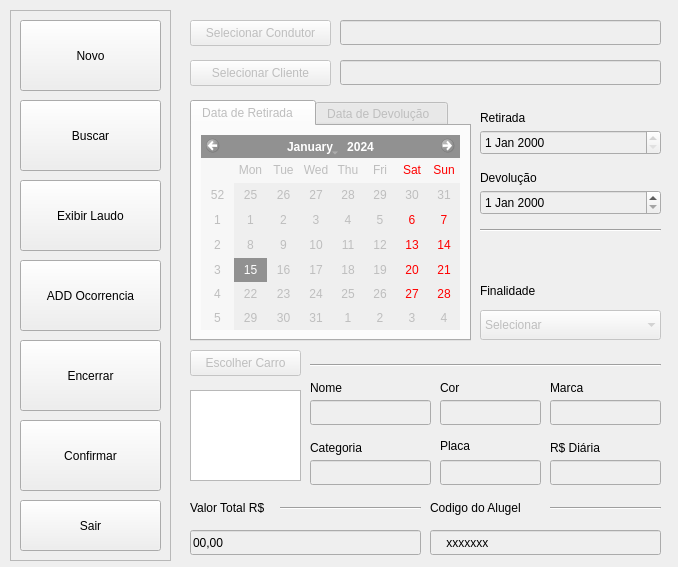
<?xml version="1.0" encoding="UTF-8"?>
<ui version="4.0">
 <class>MenuAluguel</class>
 <widget class="QDialog" name="MenuAluguel">
  <property name="geometry">
   <rect>
    <x>0</x>
    <y>0</y>
    <width>678</width>
    <height>567</height>
   </rect>
  </property>
  <property name="windowTitle">
   <string>Menu Alugar</string>
  </property>
  <widget class="QFrame" name="frame">
   <property name="geometry">
    <rect>
     <x>10</x>
     <y>10</y>
     <width>161</width>
     <height>551</height>
    </rect>
   </property>
   <property name="frameShape">
    <enum>QFrame::StyledPanel</enum>
   </property>
   <property name="frameShadow">
    <enum>QFrame::Raised</enum>
   </property>
   <widget class="QPushButton" name="botaoNovo">
    <property name="geometry">
     <rect>
      <x>10</x>
      <y>10</y>
      <width>141</width>
      <height>71</height>
     </rect>
    </property>
    <property name="focusPolicy">
     <enum>Qt::NoFocus</enum>
    </property>
    <property name="text">
     <string>Novo</string>
    </property>
   </widget>
   <widget class="QPushButton" name="botaoBuscar">
    <property name="geometry">
     <rect>
      <x>10</x>
      <y>90</y>
      <width>141</width>
      <height>71</height>
     </rect>
    </property>
    <property name="focusPolicy">
     <enum>Qt::NoFocus</enum>
    </property>
    <property name="text">
     <string>Buscar</string>
    </property>
   </widget>
   <widget class="QPushButton" name="botaoEncerrarAluguel">
    <property name="geometry">
     <rect>
      <x>10</x>
      <y>330</y>
      <width>141</width>
      <height>71</height>
     </rect>
    </property>
    <property name="focusPolicy">
     <enum>Qt::NoFocus</enum>
    </property>
    <property name="text">
     <string>Encerrar</string>
    </property>
   </widget>
   <widget class="QPushButton" name="botaoSair">
    <property name="geometry">
     <rect>
      <x>10</x>
      <y>490</y>
      <width>141</width>
      <height>51</height>
     </rect>
    </property>
    <property name="focusPolicy">
     <enum>Qt::NoFocus</enum>
    </property>
    <property name="text">
     <string>Sair</string>
    </property>
   </widget>
   <widget class="QPushButton" name="botaoComfirmar">
    <property name="geometry">
     <rect>
      <x>10</x>
      <y>410</y>
      <width>141</width>
      <height>71</height>
     </rect>
    </property>
    <property name="focusPolicy">
     <enum>Qt::NoFocus</enum>
    </property>
    <property name="text">
     <string>Confirmar</string>
    </property>
   </widget>
   <widget class="QPushButton" name="botaoLaudo">
    <property name="geometry">
     <rect>
      <x>10</x>
      <y>170</y>
      <width>141</width>
      <height>71</height>
     </rect>
    </property>
    <property name="focusPolicy">
     <enum>Qt::NoFocus</enum>
    </property>
    <property name="text">
     <string>Exibir Laudo</string>
    </property>
   </widget>
   <widget class="QPushButton" name="Ocorrencia">
    <property name="geometry">
     <rect>
      <x>10</x>
      <y>250</y>
      <width>141</width>
      <height>71</height>
     </rect>
    </property>
    <property name="focusPolicy">
     <enum>Qt::NoFocus</enum>
    </property>
    <property name="text">
     <string>ADD Ocorrencia</string>
    </property>
   </widget>
  </widget>
  <widget class="QLabel" name="label">
   <property name="geometry">
    <rect>
     <x>480</x>
     <y>280</y>
     <width>111</width>
     <height>21</height>
    </rect>
   </property>
   <property name="text">
    <string>Finalidade</string>
   </property>
  </widget>
  <widget class="QComboBox" name="comboBox_Finaldade">
   <property name="enabled">
    <bool>false</bool>
   </property>
   <property name="geometry">
    <rect>
     <x>480</x>
     <y>310</y>
     <width>181</width>
     <height>30</height>
    </rect>
   </property>
   <property name="frame">
    <bool>false</bool>
   </property>
   <item>
    <property name="text">
     <string>Selecionar</string>
    </property>
   </item>
   <item>
    <property name="text">
     <string>Pessoal</string>
    </property>
   </item>
   <item>
    <property name="text">
     <string>Trabalho</string>
    </property>
   </item>
  </widget>
  <widget class="QTabWidget" name="tabWidget">
   <property name="enabled">
    <bool>false</bool>
   </property>
   <property name="geometry">
    <rect>
     <x>190</x>
     <y>100</y>
     <width>281</width>
     <height>241</height>
    </rect>
   </property>
   <property name="currentIndex">
    <number>0</number>
   </property>
   <widget class="QWidget" name="tab">
    <attribute name="title">
     <string>Data de Retirada   </string>
    </attribute>
    <layout class="QHBoxLayout" name="horizontalLayout">
     <item>
      <widget class="QCalendarWidget" name="calendarWidget_Retirada"/>
     </item>
    </layout>
   </widget>
   <widget class="QWidget" name="tab_2">
    <attribute name="title">
     <string>Data de Devolução  </string>
    </attribute>
    <layout class="QHBoxLayout" name="horizontalLayout_2">
     <item>
      <widget class="QCalendarWidget" name="calendarWidget"/>
     </item>
    </layout>
   </widget>
  </widget>
  <widget class="QLabel" name="label_2">
   <property name="geometry">
    <rect>
     <x>480</x>
     <y>110</y>
     <width>61</width>
     <height>15</height>
    </rect>
   </property>
   <property name="text">
    <string>Retirada</string>
   </property>
  </widget>
  <widget class="QLabel" name="label_3">
   <property name="geometry">
    <rect>
     <x>480</x>
     <y>170</y>
     <width>91</width>
     <height>16</height>
    </rect>
   </property>
   <property name="text">
    <string>Devolução</string>
   </property>
  </widget>
  <widget class="QPushButton" name="pushButtonSelecionarCondutor">
   <property name="enabled">
    <bool>false</bool>
   </property>
   <property name="geometry">
    <rect>
     <x>190</x>
     <y>20</y>
     <width>141</width>
     <height>26</height>
    </rect>
   </property>
   <property name="focusPolicy">
    <enum>Qt::NoFocus</enum>
   </property>
   <property name="text">
    <string>Selecionar Condutor</string>
   </property>
  </widget>
  <widget class="QPushButton" name="pushButtonSelecionarCLiente">
   <property name="enabled">
    <bool>false</bool>
   </property>
   <property name="geometry">
    <rect>
     <x>190</x>
     <y>60</y>
     <width>141</width>
     <height>26</height>
    </rect>
   </property>
   <property name="focusPolicy">
    <enum>Qt::NoFocus</enum>
   </property>
   <property name="text">
    <string>Selecionar Cliente</string>
   </property>
  </widget>
  <widget class="QLineEdit" name="lineEdit_Condutor">
   <property name="enabled">
    <bool>false</bool>
   </property>
   <property name="geometry">
    <rect>
     <x>340</x>
     <y>20</y>
     <width>321</width>
     <height>25</height>
    </rect>
   </property>
   <property name="palette">
    <palette>
     <active>
      <colorrole role="Text">
       <brush brushstyle="SolidPattern">
        <color alpha="255">
         <red>44</red>
         <green>44</green>
         <blue>44</blue>
        </color>
       </brush>
      </colorrole>
     </active>
     <inactive>
      <colorrole role="Text">
       <brush brushstyle="SolidPattern">
        <color alpha="255">
         <red>44</red>
         <green>44</green>
         <blue>44</blue>
        </color>
       </brush>
      </colorrole>
     </inactive>
     <disabled>
      <colorrole role="Text">
       <brush brushstyle="SolidPattern">
        <color alpha="255">
         <red>0</red>
         <green>0</green>
         <blue>0</blue>
        </color>
       </brush>
      </colorrole>
     </disabled>
    </palette>
   </property>
  </widget>
  <widget class="QLineEdit" name="lineEdit_Cliente">
   <property name="enabled">
    <bool>false</bool>
   </property>
   <property name="geometry">
    <rect>
     <x>340</x>
     <y>60</y>
     <width>321</width>
     <height>25</height>
    </rect>
   </property>
   <property name="palette">
    <palette>
     <active>
      <colorrole role="Text">
       <brush brushstyle="SolidPattern">
        <color alpha="255">
         <red>44</red>
         <green>44</green>
         <blue>44</blue>
        </color>
       </brush>
      </colorrole>
     </active>
     <inactive>
      <colorrole role="Text">
       <brush brushstyle="SolidPattern">
        <color alpha="255">
         <red>44</red>
         <green>44</green>
         <blue>44</blue>
        </color>
       </brush>
      </colorrole>
     </inactive>
     <disabled>
      <colorrole role="Text">
       <brush brushstyle="SolidPattern">
        <color alpha="255">
         <red>0</red>
         <green>0</green>
         <blue>0</blue>
        </color>
       </brush>
      </colorrole>
     </disabled>
    </palette>
   </property>
  </widget>
  <widget class="QPushButton" name="pushButtonEcolherCarro">
   <property name="enabled">
    <bool>false</bool>
   </property>
   <property name="geometry">
    <rect>
     <x>190</x>
     <y>350</y>
     <width>111</width>
     <height>26</height>
    </rect>
   </property>
   <property name="focusPolicy">
    <enum>Qt::NoFocus</enum>
   </property>
   <property name="text">
    <string>Escolher Carro</string>
   </property>
  </widget>
  <widget class="QLineEdit" name="lineEditNomeCarro">
   <property name="enabled">
    <bool>false</bool>
   </property>
   <property name="geometry">
    <rect>
     <x>310</x>
     <y>400</y>
     <width>121</width>
     <height>25</height>
    </rect>
   </property>
   <property name="palette">
    <palette>
     <active>
      <colorrole role="Text">
       <brush brushstyle="SolidPattern">
        <color alpha="255">
         <red>44</red>
         <green>44</green>
         <blue>44</blue>
        </color>
       </brush>
      </colorrole>
     </active>
     <inactive>
      <colorrole role="Text">
       <brush brushstyle="SolidPattern">
        <color alpha="255">
         <red>44</red>
         <green>44</green>
         <blue>44</blue>
        </color>
       </brush>
      </colorrole>
     </inactive>
     <disabled>
      <colorrole role="Text">
       <brush brushstyle="SolidPattern">
        <color alpha="255">
         <red>0</red>
         <green>0</green>
         <blue>0</blue>
        </color>
       </brush>
      </colorrole>
     </disabled>
    </palette>
   </property>
  </widget>
  <widget class="QLabel" name="label_4">
   <property name="geometry">
    <rect>
     <x>310</x>
     <y>380</y>
     <width>61</width>
     <height>15</height>
    </rect>
   </property>
   <property name="text">
    <string>Nome</string>
   </property>
  </widget>
  <widget class="QLabel" name="label_5">
   <property name="geometry">
    <rect>
     <x>310</x>
     <y>440</y>
     <width>81</width>
     <height>16</height>
    </rect>
   </property>
   <property name="text">
    <string>Categoria</string>
   </property>
  </widget>
  <widget class="QLineEdit" name="lineEditCategoria">
   <property name="enabled">
    <bool>false</bool>
   </property>
   <property name="geometry">
    <rect>
     <x>310</x>
     <y>460</y>
     <width>121</width>
     <height>25</height>
    </rect>
   </property>
   <property name="palette">
    <palette>
     <active>
      <colorrole role="Text">
       <brush brushstyle="SolidPattern">
        <color alpha="255">
         <red>44</red>
         <green>44</green>
         <blue>44</blue>
        </color>
       </brush>
      </colorrole>
     </active>
     <inactive>
      <colorrole role="Text">
       <brush brushstyle="SolidPattern">
        <color alpha="255">
         <red>44</red>
         <green>44</green>
         <blue>44</blue>
        </color>
       </brush>
      </colorrole>
     </inactive>
     <disabled>
      <colorrole role="Text">
       <brush brushstyle="SolidPattern">
        <color alpha="255">
         <red>0</red>
         <green>0</green>
         <blue>0</blue>
        </color>
       </brush>
      </colorrole>
     </disabled>
    </palette>
   </property>
  </widget>
  <widget class="QGraphicsView" name="graphicsView">
   <property name="enabled">
    <bool>true</bool>
   </property>
   <property name="geometry">
    <rect>
     <x>190</x>
     <y>390</y>
     <width>111</width>
     <height>91</height>
    </rect>
   </property>
  </widget>
  <widget class="Line" name="line">
   <property name="geometry">
    <rect>
     <x>310</x>
     <y>355</y>
     <width>351</width>
     <height>21</height>
    </rect>
   </property>
   <property name="orientation">
    <enum>Qt::Horizontal</enum>
   </property>
  </widget>
  <widget class="QLabel" name="label_6">
   <property name="geometry">
    <rect>
     <x>440</x>
     <y>380</y>
     <width>61</width>
     <height>15</height>
    </rect>
   </property>
   <property name="text">
    <string>Cor</string>
   </property>
  </widget>
  <widget class="QLineEdit" name="lineEditCorCarro">
   <property name="enabled">
    <bool>false</bool>
   </property>
   <property name="geometry">
    <rect>
     <x>440</x>
     <y>400</y>
     <width>101</width>
     <height>25</height>
    </rect>
   </property>
   <property name="palette">
    <palette>
     <active>
      <colorrole role="Text">
       <brush brushstyle="SolidPattern">
        <color alpha="255">
         <red>44</red>
         <green>44</green>
         <blue>44</blue>
        </color>
       </brush>
      </colorrole>
     </active>
     <inactive>
      <colorrole role="Text">
       <brush brushstyle="SolidPattern">
        <color alpha="255">
         <red>44</red>
         <green>44</green>
         <blue>44</blue>
        </color>
       </brush>
      </colorrole>
     </inactive>
     <disabled>
      <colorrole role="Text">
       <brush brushstyle="SolidPattern">
        <color alpha="255">
         <red>0</red>
         <green>0</green>
         <blue>0</blue>
        </color>
       </brush>
      </colorrole>
     </disabled>
    </palette>
   </property>
  </widget>
  <widget class="QLabel" name="label_7">
   <property name="geometry">
    <rect>
     <x>190</x>
     <y>390</y>
     <width>111</width>
     <height>91</height>
    </rect>
   </property>
   <property name="text">
    <string/>
   </property>
  </widget>
  <widget class="QLineEdit" name="lineEditPlaca">
   <property name="enabled">
    <bool>false</bool>
   </property>
   <property name="geometry">
    <rect>
     <x>440</x>
     <y>460</y>
     <width>101</width>
     <height>25</height>
    </rect>
   </property>
   <property name="palette">
    <palette>
     <active>
      <colorrole role="Text">
       <brush brushstyle="SolidPattern">
        <color alpha="255">
         <red>44</red>
         <green>44</green>
         <blue>44</blue>
        </color>
       </brush>
      </colorrole>
     </active>
     <inactive>
      <colorrole role="Text">
       <brush brushstyle="SolidPattern">
        <color alpha="255">
         <red>44</red>
         <green>44</green>
         <blue>44</blue>
        </color>
       </brush>
      </colorrole>
     </inactive>
     <disabled>
      <colorrole role="Text">
       <brush brushstyle="SolidPattern">
        <color alpha="255">
         <red>0</red>
         <green>0</green>
         <blue>0</blue>
        </color>
       </brush>
      </colorrole>
     </disabled>
    </palette>
   </property>
  </widget>
  <widget class="QLineEdit" name="lineEditMarcaCarro">
   <property name="enabled">
    <bool>false</bool>
   </property>
   <property name="geometry">
    <rect>
     <x>550</x>
     <y>400</y>
     <width>111</width>
     <height>25</height>
    </rect>
   </property>
   <property name="palette">
    <palette>
     <active>
      <colorrole role="Text">
       <brush brushstyle="SolidPattern">
        <color alpha="255">
         <red>44</red>
         <green>44</green>
         <blue>44</blue>
        </color>
       </brush>
      </colorrole>
     </active>
     <inactive>
      <colorrole role="Text">
       <brush brushstyle="SolidPattern">
        <color alpha="255">
         <red>44</red>
         <green>44</green>
         <blue>44</blue>
        </color>
       </brush>
      </colorrole>
     </inactive>
     <disabled>
      <colorrole role="Text">
       <brush brushstyle="SolidPattern">
        <color alpha="255">
         <red>0</red>
         <green>0</green>
         <blue>0</blue>
        </color>
       </brush>
      </colorrole>
     </disabled>
    </palette>
   </property>
  </widget>
  <widget class="QLabel" name="label_8">
   <property name="geometry">
    <rect>
     <x>550</x>
     <y>380</y>
     <width>81</width>
     <height>16</height>
    </rect>
   </property>
   <property name="text">
    <string>Marca</string>
   </property>
  </widget>
  <widget class="QLabel" name="label_9">
   <property name="geometry">
    <rect>
     <x>550</x>
     <y>440</y>
     <width>81</width>
     <height>16</height>
    </rect>
   </property>
   <property name="text">
    <string>R$ Diária</string>
   </property>
  </widget>
  <widget class="QLineEdit" name="lineEditValorLocao">
   <property name="enabled">
    <bool>false</bool>
   </property>
   <property name="geometry">
    <rect>
     <x>550</x>
     <y>460</y>
     <width>111</width>
     <height>25</height>
    </rect>
   </property>
   <property name="palette">
    <palette>
     <active>
      <colorrole role="Text">
       <brush brushstyle="SolidPattern">
        <color alpha="255">
         <red>44</red>
         <green>44</green>
         <blue>44</blue>
        </color>
       </brush>
      </colorrole>
     </active>
     <inactive>
      <colorrole role="Text">
       <brush brushstyle="SolidPattern">
        <color alpha="255">
         <red>44</red>
         <green>44</green>
         <blue>44</blue>
        </color>
       </brush>
      </colorrole>
     </inactive>
     <disabled>
      <colorrole role="Text">
       <brush brushstyle="SolidPattern">
        <color alpha="255">
         <red>0</red>
         <green>0</green>
         <blue>0</blue>
        </color>
       </brush>
      </colorrole>
     </disabled>
    </palette>
   </property>
  </widget>
  <widget class="QLabel" name="label_10">
   <property name="geometry">
    <rect>
     <x>190</x>
     <y>500</y>
     <width>91</width>
     <height>16</height>
    </rect>
   </property>
   <property name="text">
    <string>Valor Total R$</string>
   </property>
  </widget>
  <widget class="QLineEdit" name="lineEditValorTotal">
   <property name="enabled">
    <bool>false</bool>
   </property>
   <property name="geometry">
    <rect>
     <x>190</x>
     <y>530</y>
     <width>231</width>
     <height>25</height>
    </rect>
   </property>
   <property name="palette">
    <palette>
     <active>
      <colorrole role="Text">
       <brush brushstyle="SolidPattern">
        <color alpha="255">
         <red>44</red>
         <green>44</green>
         <blue>44</blue>
        </color>
       </brush>
      </colorrole>
     </active>
     <inactive>
      <colorrole role="Text">
       <brush brushstyle="SolidPattern">
        <color alpha="255">
         <red>44</red>
         <green>44</green>
         <blue>44</blue>
        </color>
       </brush>
      </colorrole>
     </inactive>
     <disabled>
      <colorrole role="Text">
       <brush brushstyle="SolidPattern">
        <color alpha="255">
         <red>0</red>
         <green>0</green>
         <blue>0</blue>
        </color>
       </brush>
      </colorrole>
     </disabled>
    </palette>
   </property>
   <property name="text">
    <string>00,00</string>
   </property>
  </widget>
  <widget class="Line" name="line_2">
   <property name="geometry">
    <rect>
     <x>280</x>
     <y>493</y>
     <width>141</width>
     <height>31</height>
    </rect>
   </property>
   <property name="orientation">
    <enum>Qt::Horizontal</enum>
   </property>
  </widget>
  <widget class="Line" name="line_3">
   <property name="geometry">
    <rect>
     <x>550</x>
     <y>493</y>
     <width>111</width>
     <height>31</height>
    </rect>
   </property>
   <property name="orientation">
    <enum>Qt::Horizontal</enum>
   </property>
  </widget>
  <widget class="QLineEdit" name="lineEditCodigoAluguel">
   <property name="enabled">
    <bool>false</bool>
   </property>
   <property name="geometry">
    <rect>
     <x>430</x>
     <y>530</y>
     <width>231</width>
     <height>25</height>
    </rect>
   </property>
   <property name="palette">
    <palette>
     <active>
      <colorrole role="Text">
       <brush brushstyle="SolidPattern">
        <color alpha="255">
         <red>44</red>
         <green>44</green>
         <blue>44</blue>
        </color>
       </brush>
      </colorrole>
     </active>
     <inactive>
      <colorrole role="Text">
       <brush brushstyle="SolidPattern">
        <color alpha="255">
         <red>44</red>
         <green>44</green>
         <blue>44</blue>
        </color>
       </brush>
      </colorrole>
     </inactive>
     <disabled>
      <colorrole role="Text">
       <brush brushstyle="SolidPattern">
        <color alpha="255">
         <red>0</red>
         <green>0</green>
         <blue>0</blue>
        </color>
       </brush>
      </colorrole>
     </disabled>
    </palette>
   </property>
   <property name="text">
    <string>    xxxxxxx</string>
   </property>
  </widget>
  <widget class="QLabel" name="label_11">
   <property name="geometry">
    <rect>
     <x>430</x>
     <y>500</y>
     <width>121</width>
     <height>16</height>
    </rect>
   </property>
   <property name="text">
    <string>Codigo do Alugel</string>
   </property>
  </widget>
  <widget class="Line" name="line_4">
   <property name="geometry">
    <rect>
     <x>480</x>
     <y>220</y>
     <width>181</width>
     <height>20</height>
    </rect>
   </property>
   <property name="orientation">
    <enum>Qt::Horizontal</enum>
   </property>
  </widget>
  <widget class="QDateEdit" name="dateEditRetirada">
   <property name="enabled">
    <bool>false</bool>
   </property>
   <property name="geometry">
    <rect>
     <x>480</x>
     <y>130</y>
     <width>181</width>
     <height>25</height>
    </rect>
   </property>
   <property name="palette">
    <palette>
     <active>
      <colorrole role="Text">
       <brush brushstyle="SolidPattern">
        <color alpha="255">
         <red>44</red>
         <green>44</green>
         <blue>44</blue>
        </color>
       </brush>
      </colorrole>
     </active>
     <inactive>
      <colorrole role="Text">
       <brush brushstyle="SolidPattern">
        <color alpha="255">
         <red>44</red>
         <green>44</green>
         <blue>44</blue>
        </color>
       </brush>
      </colorrole>
     </inactive>
     <disabled>
      <colorrole role="Text">
       <brush brushstyle="SolidPattern">
        <color alpha="255">
         <red>0</red>
         <green>0</green>
         <blue>0</blue>
        </color>
       </brush>
      </colorrole>
     </disabled>
    </palette>
   </property>
  </widget>
  <widget class="QDateEdit" name="dateEditDevolucao">
   <property name="enabled">
    <bool>false</bool>
   </property>
   <property name="geometry">
    <rect>
     <x>480</x>
     <y>190</y>
     <width>181</width>
     <height>25</height>
    </rect>
   </property>
   <property name="palette">
    <palette>
     <active>
      <colorrole role="WindowText">
       <brush brushstyle="SolidPattern">
        <color alpha="255">
         <red>44</red>
         <green>44</green>
         <blue>44</blue>
        </color>
       </brush>
      </colorrole>
      <colorrole role="Text">
       <brush brushstyle="SolidPattern">
        <color alpha="255">
         <red>44</red>
         <green>44</green>
         <blue>44</blue>
        </color>
       </brush>
      </colorrole>
     </active>
     <inactive>
      <colorrole role="WindowText">
       <brush brushstyle="SolidPattern">
        <color alpha="255">
         <red>44</red>
         <green>44</green>
         <blue>44</blue>
        </color>
       </brush>
      </colorrole>
      <colorrole role="Text">
       <brush brushstyle="SolidPattern">
        <color alpha="255">
         <red>44</red>
         <green>44</green>
         <blue>44</blue>
        </color>
       </brush>
      </colorrole>
     </inactive>
     <disabled>
      <colorrole role="WindowText">
       <brush brushstyle="SolidPattern">
        <color alpha="255">
         <red>0</red>
         <green>0</green>
         <blue>0</blue>
        </color>
       </brush>
      </colorrole>
      <colorrole role="Text">
       <brush brushstyle="SolidPattern">
        <color alpha="255">
         <red>0</red>
         <green>0</green>
         <blue>0</blue>
        </color>
       </brush>
      </colorrole>
     </disabled>
    </palette>
   </property>
  </widget>
  <widget class="QLabel" name="label_12">
   <property name="geometry">
    <rect>
     <x>440</x>
     <y>430</y>
     <width>81</width>
     <height>31</height>
    </rect>
   </property>
   <property name="text">
    <string>Placa</string>
   </property>
  </widget>
 </widget>
 <resources/>
 <connections/>
</ui>
